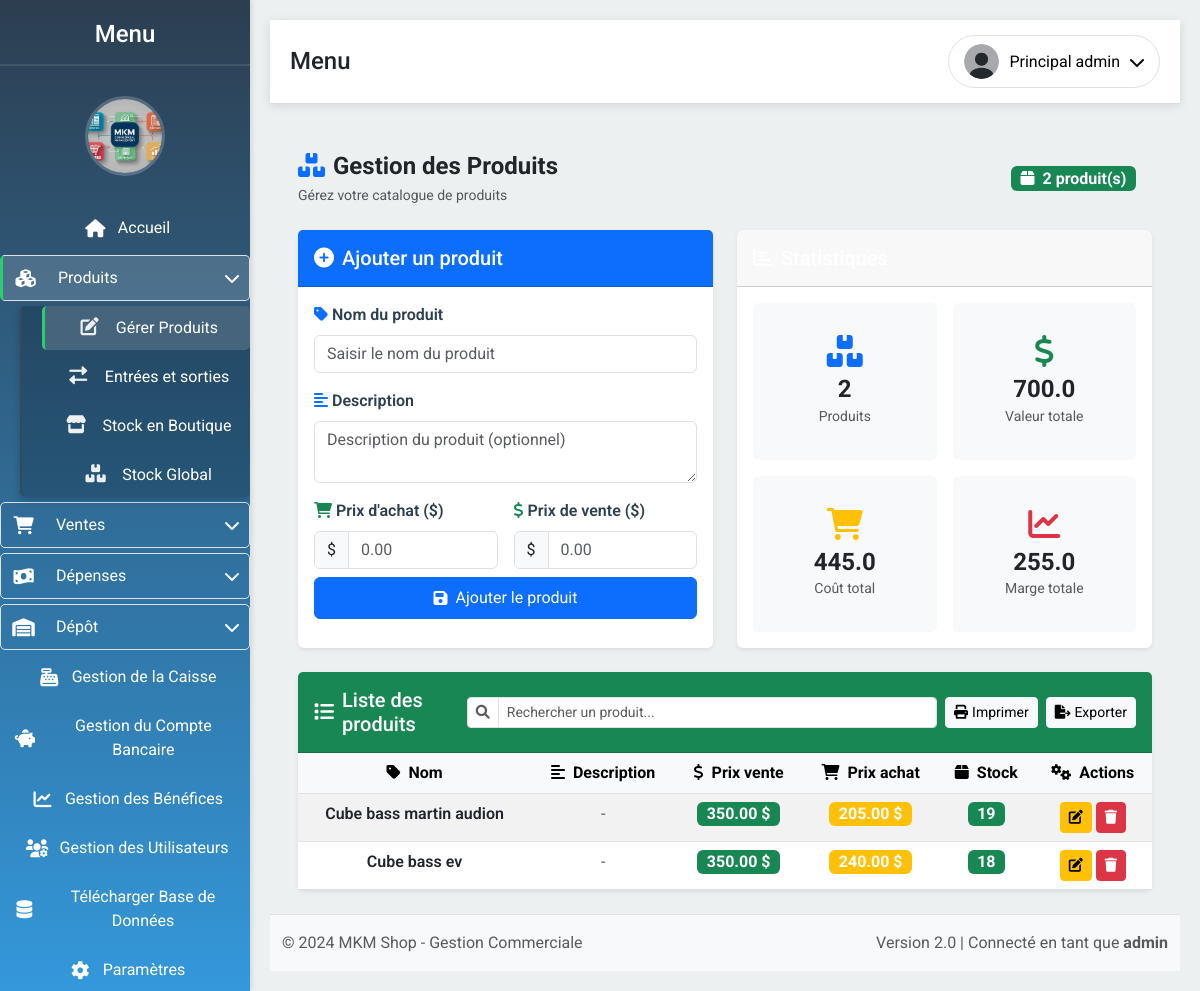
/gestion_produits (signed in), run on an earlier commit of the app's database.
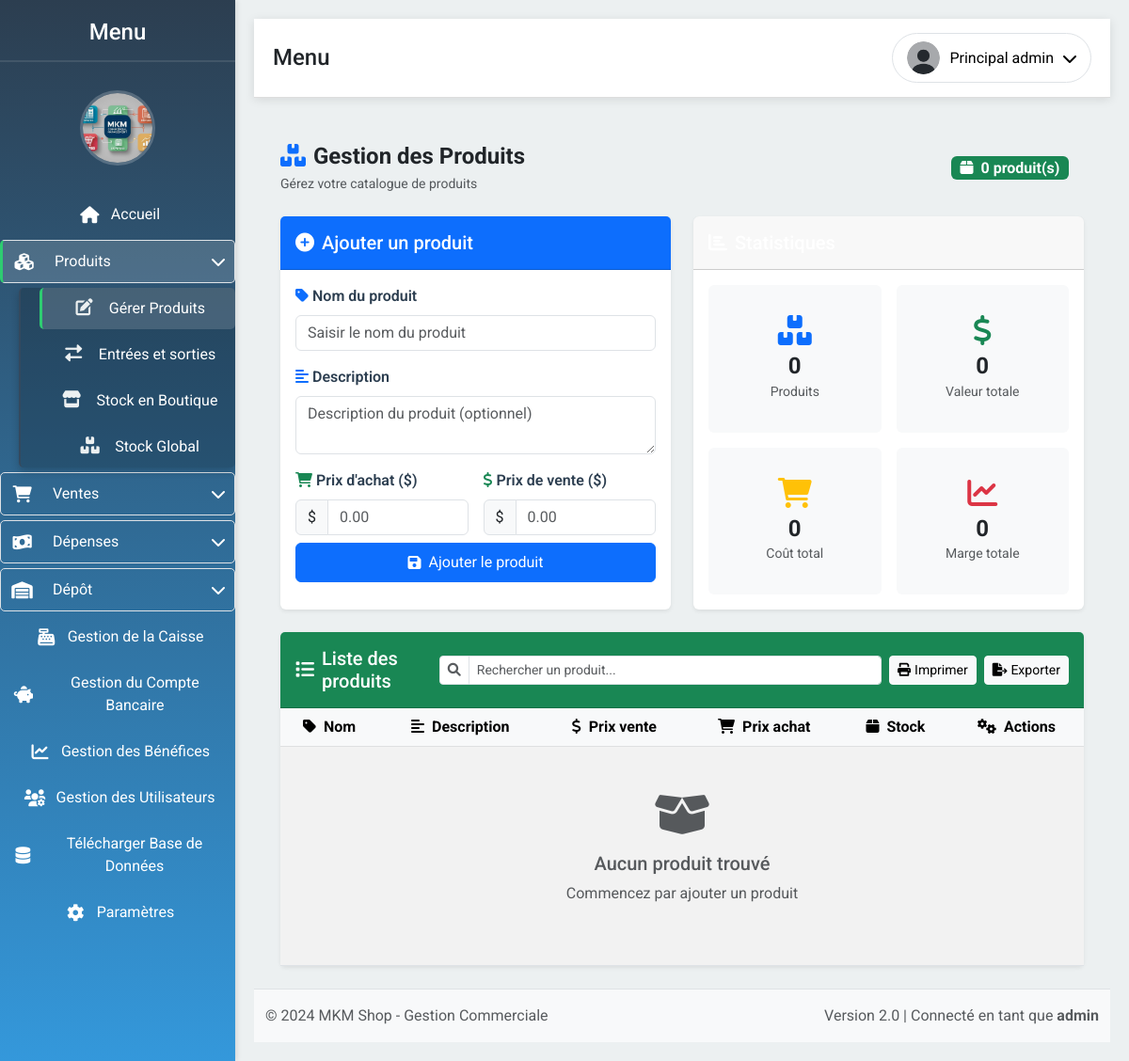
And on a later commit of the database.
### app/models.py (models this page shows, shortened)
class Produits(db.Model):
    __tablename__ = 'produits'
    id = db.Column(db.Integer, primary_key=True)
    nom = db.Column(db.String(100), nullable=False)
    description = db.Column(db.String(200))
    prix = db.Column(db.Float, nullable=False)
    prix_achat = db.Column(db.Float, nullable=False)
    quantite = db.Column(db.Integer, nullable=False)
    quantite_depot = db.Column(db.Integer, default=0)
    en_route = db.Column(db.Integer, default=0)

### app/routes.py (the view)
@bp.route('/gestion_produits')
@login_required
@permission_required('gestion_produits')
def gestion_produits():
    produits = Produits.query.all()
    return render_template('gestion_produits.html', produits=produits)

### app/models.py (called while the page is built)
    def is_admin(self):
        return self.role == 'admin'

    def has_permission(self, permission):
        if self.is_admin():
            return True
        return self.permissions and permission in self.permissions

### app/routes.py (called while the page is built)
def permission_required(permission):
    def decorator(f):
        @wraps(f)
        def decorated_function(*args, **kwargs):
            if not current_user.has_permission(permission):
                flash("Accès refusé. Vous n'avez pas les permissions nécessaires.", 'danger')
                return redirect(url_for('routes.index'))
            return f(*args, **kwargs)
        return decorated_function
    return decorator

@login_manager.user_loader
def load_user(user_id):
    return User.query.get(int(user_id))

### app/templates/gestion_produits.html (shortened to what the changed rows need)
{% extends "layout.html" %}
{% block content %}
<div class="container-fluid px-3 py-4">
    <div class="d-flex flex-column flex-md-row justify-content-between align-items-start align-items-md-center mb-4">
        <div class="mb-3 mb-md-0">
            <h1 class="h4 mb-1 text-dark fw-bold">
                <i class="fas fa-boxes text-primary me-2"></i>Gestion des Produits
            </h1>
        </div>
        <div class="d-flex align-items-center">
            <span class="badge bg-success fs-6 me-3">
                <i class="fas fa-box me-1"></i>
                <span>{{ produits|length }}</span> produit(s)
            </span>
        </div>
    </div>
    <div class="row g-4">
        <div class="col-12 col-lg-6">
            <div class="card shadow-sm border-0 h-100">
                <div class="card-body">
                    <div class="row g-3">
                        <div class="col-6 col-md-3 col-lg-6">
                            <div class="card bg-light border-0 text-center py-3">
                                <div class="card-body">
                                    <i class="fas fa-boxes fa-2x text-primary mb-2"></i>
                                    <h4 class="mb-0 fw-bold">{{ produits|length }}</h4>
                                    <small class="text-muted">Produits</small>
                                </div>
                            </div>
                        </div>
                        <div class="col-6 col-md-3 col-lg-6">
                            <div class="card bg-light border-0 text-center py-3">
                                <div class="card-body">
                                    <i class="fas fa-dollar-sign fa-2x text-success mb-2"></i>
                                    <h4 class="mb-0 fw-bold">
                                        {{ produits|sum(attribute='prix')|round(2) }}
                                    </h4>
                                    <small class="text-muted">Valeur totale</small>
                                </div>
                            </div>
                        </div>
                        <div class="col-6 col-md-3 col-lg-6">
                            <div class="card bg-light border-0 text-center py-3">
                                <div class="card-body">
                                    <i class="fas fa-shopping-cart fa-2x text-warning mb-2"></i>
                                    <h4 class="mb-0 fw-bold">
                                        {{ produits|sum(attribute='prix_achat')|round(2) }}
                                    </h4>
                                    <small class="text-muted">Coût total</small>
                                </div>
                            </div>
                        </div>
                        <div class="col-6 col-md-3 col-lg-6">
                            <div class="card bg-light border-0 text-center py-3">
                                <div class="card-body">
                                    <i class="fas fa-chart-line fa-2x text-danger mb-2"></i>
                                    <h4 class="mb-0 fw-bold">
                                        {% set marge = produits|sum(attribute='prix') - produits|sum(attribute='prix_achat') %}
                                        {{ marge|round(2) }}
                                    </h4>
                                    <small class="text-muted">Marge totale</small>
                                </div>
                            </div>
                        </div>
                    </div>
                </div>
            </div>
        </div>
    </div>
    <div class="row mt-4">
        <div class="col-12">
            <div class="card shadow-sm border-0">
                <div class="card-body p-0">
                    <div class="table-responsive">
                        <table class="table table-hover table-striped mb-0">
                            <thead class="table-light">
                                <tr>
                                    <th class="text-center">
                                        <i class="fas fa-tag me-1"></i> Nom
                                    </th>
                                    <th class="text-center d-none d-md-table-cell">
                                        <i class="fas fa-align-left me-1"></i> Description
                                    </th>
                                    <th class="text-center">
                                        <i class="fas fa-dollar-sign me-1"></i> Prix vente
                                    </th>
                                    <th class="text-center d-none d-lg-table-cell">
                                        <i class="fas fa-shopping-cart me-1"></i> Prix achat
                                    </th>
                                    <th class="text-center">
                                        <i class="fas fa-box me-1"></i> Stock
                                    </th>
                                    <th class="text-center">
                                        <i class="fas fa-cogs me-1"></i> Actions
                                    </th>
                                </tr>
                            </thead>
                            <tbody id="produitTableBody">
                                {% for produit in produits %}
                                <tr data-nom="{{ produit.nom|lower }}"
                                    data-description="{{ produit.description|lower if produit.description else '' }}">
                                    <td class="text-center fw-semibold">
                                        {{ produit.nom }}
                                    </td>
                                    <td class="text-center d-none d-md-table-cell">
                                        {% if produit.description %}
                                            <span class="text-truncate" style="max-width: 150px; display: inline-block;"
                                                  title="{{ produit.description }}">
                                                {{ produit.description }}
                                            </span>
                                        {% else %}
                                            <span class="text-muted">-</span>
                                        {% endif %}
                                    </td>
                                    <td class="text-center">
                                        <span class="badge bg-success fs-6">
                                            {{ "%.2f"|format(produit.prix) }} $
                                        </span>
                                    </td>
                                    <td class="text-center d-none d-lg-table-cell">
                                        <span class="badge bg-warning fs-6">
                                            {{ "%.2f"|format(produit.prix_achat) }} $
                                        </span>
                                    </td>
                                    <td class="text-center">
                                        {% if produit.quantite > 10 %}
                                            <span class="badge bg-success fs-6">{{ produit.quantite }}</span>
                                        {% elif produit.quantite > 0 %}
                                            <span class="badge bg-warning fs-6">{{ produit.quantite }}</span>
                                        {% else %}
                                            <span class="badge bg-danger fs-6">{{ produit.quantite }}</span>
                                        {% endif %}
                                    </td>
                                    <td class="text-center">
                                        <div class="d-flex justify-content-center gap-1">
                                            <button type="button" class="btn btn-sm btn-warning"
                                                    data-bs-toggle="modal"
                                                    data-bs-target="#modalModifier{{ produit.id }}"
                                                    title="Modifier">
                                                <i class="fas fa-edit"></i>
                                            </button>
                                            <button type="button" class="btn btn-sm btn-danger btn-supprimer"
                                                    data-id="{{ produit.id }}"
                                                    data-nom="{{ produit.nom }}"
                                                    title="Supprimer">
                                                <i class="fas fa-trash"></i>
                                            </button>
                                        </div>
                                    </td>
                                </tr>
                                {% else %}
                                <tr>
                                    <td colspan="6" class="text-center py-5">
                                        <i class="fas fa-box-open fa-3x text-muted mb-3"></i>
                                        <h5 class="text-muted">Aucun produit trouvé</h5>
                                        <p class="text-muted">Commencez par ajouter un produit</p>
                                    </td>
                                </tr>
                                {% endfor %}
                            </tbody>
                        </table>
                    </div>
                </div>
            </div>
        </div>
    </div>
</div>
{% endblock %}

What changed in the data, as far as the page shows it:
removed Produits: nom "Cube bass martin audion", prix "350.00", prix_achat "205.00", quantite "19"
removed Produits: nom "Cube bass ev", prix "350.00", prix_achat "240.00", quantite "18"
Also different on the page:
{{ produits|length }}: "2" → "0"
{{ produits|sum(attribute='prix')|round(2) }}: "700.0" → "0"
{{ produits|sum(attribute='prix_achat')|round(2) }}: "445.0" → "0"
{{ marge|round(2) }}: "255.0" → "0"
text now shown: "Aucun produit trouvé Commencez par ajouter un produit"
